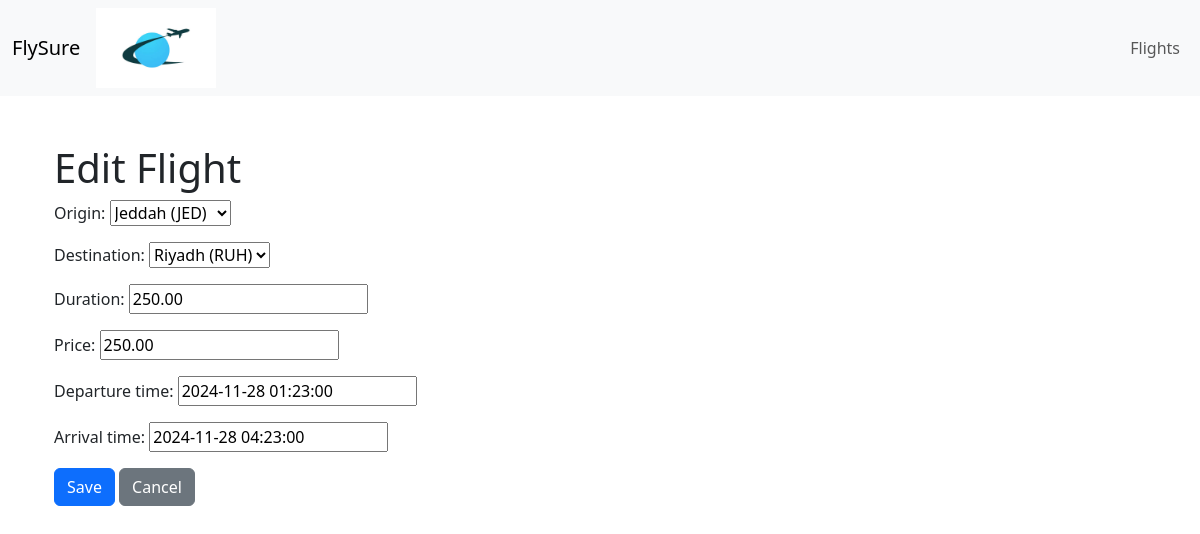
Screenshot of /flights/5/edit/ with the database file from the repository.
### flights/models.py (models this page shows, shortened)
class Flight(models.Model):
    origin = models.ForeignKey(Airport, on_delete=models.CASCADE, related_name="departures")
    destination = models.ForeignKey(Airport, on_delete=models.CASCADE, related_name="arrivals")
    duration = models.DecimalField(max_digits=10, decimal_places=2, default="250") #In minutes
    price = models.DecimalField(max_digits=10, decimal_places=2,null=True)
    departure_time = models.DateTimeField(null=True)
    arrival_time = models.DateTimeField(null=True)
    airline = models.CharField(max_length=64, null=True)

### flights/views.py (the view)
# urls.py: path("<int:pk>/edit/", views.FlightUpdateView.as_view(), name="edit_flight"),
class FlightUpdateView(UpdateView):
    model = Flight
    fields = ['origin', 'destination', 'duration', 'price', 'departure_time', 'arrival_time']
    template_name = "flights/edit_flight.html"
    success_url = reverse_lazy("flights_list")

### flights/models.py (called while the page is built)
    def __str__(self):
        return f"{self.city} ({self.code})"

### flights/templates/flights/edit_flight.html (shortened to what this page needs)
{% extends "flights/base.html" %}
{% block content %}
<div class="container mt-5">
    <h1>Edit Flight</h1>
    <form method="POST">
        {{ form.as_p }}
        <button type="submit" class="btn btn-primary">Save</button>
        <a href="{% url 'flights_list' %}" class="btn btn-secondary">Cancel</a>
    </form>
</div>
{% endblock %}

### rows the page displays
Flight: origin "Jeddah (JED)", destination "Riyadh (RUH)", duration "250.00", price "250.00", departure_time "2024-11-28 01:23:00", arrival_time "2024-11-28 04:23:00"
